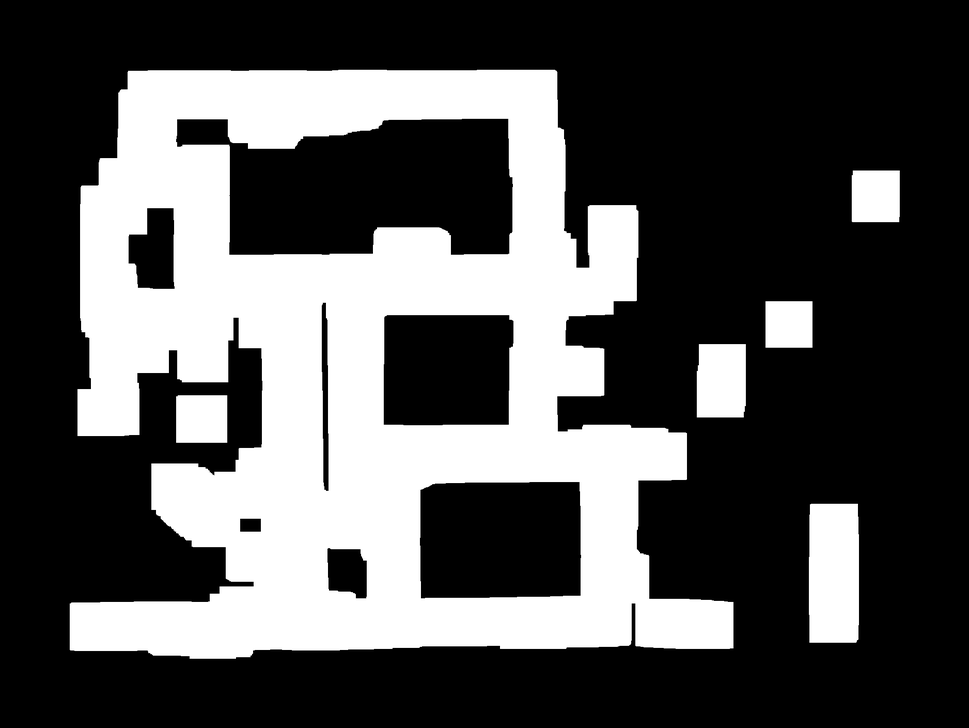
#> input picture  03 dilatedImage.png, 969 x 728 px, shrunk from 1876 x 1409 before the run
$ python -i subsidiary.py   (imports and definitions only)
#> lines starting #> are read from the running program, lines starting #| are printed output that depends on the picture; after the words box and inside, x2 and y2 are one past the last pixel; in counts of white or black regions, pixels touching at a corner belong together
#> further down, picture is the input picture: shape (728, 969, 3); min 0, max 255, mean 81.9
#!/usr/bin/env python
# -*- coding: utf-8 -*-
# @Time : 2024/11/1 下午2:27
# @Author : WanYao Zhang
import cv2
import numpy as np
import math

def distance(point1, point2):
    return np.sqrt((point1[0] - point2[0]) ** 2 + (point1[1] - point2[1]) ** 2)


def angle_difference(line1, line2):
    def line_angle(line):
        dx = line.end[0] - line.start[0]
        dy = line.end[1] - line.start[1]
        return math.atan2(dy, dx)
    angle1 = math.degrees(line_angle(line1))
    if angle1 < 0:
        angle1 += 180
    angle2 = math.degrees(line_angle(line2))
    if angle2 < 0:
        angle2 += 180
    return abs(angle1 - angle2)

# Perform Canny edge detection and find contours
def find_max_contour(image, threshold1=50, threshold2=200):
    '''
    Find the edge points of the outline to prevent unexpected situations and look for the largest edge points。
    '''
#> called with threshold1 = 50, threshold2 = 200
    gray = cv2.cvtColor(image, cv2.COLOR_BGR2GRAY)
    edges = cv2.Canny(gray, threshold1, threshold2)
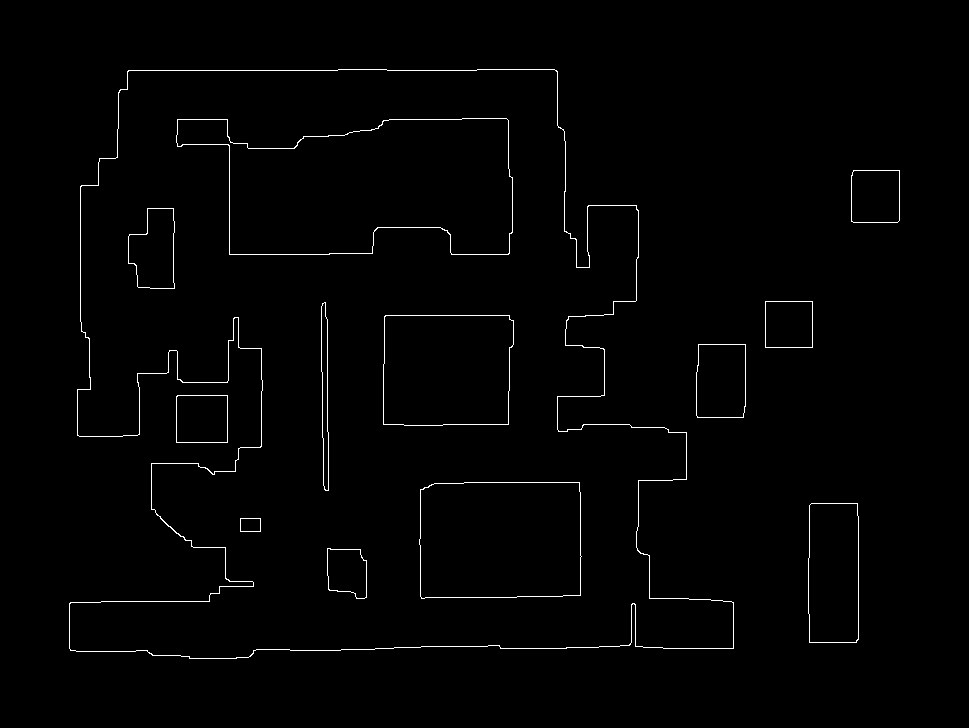
#> edges: shape (728, 969); 1.1% white in thin lines or dots, all inside (x1, y1, x2, y2) = (69, 69, 900, 659)
    contours, _ = cv2.findContours(edges, cv2.RETR_EXTERNAL, cv2.CHAIN_APPROX_NONE)
#> contours = 6 contours; box (x1, y1, x2, y2) and area: (69, 69, 734, 659) 281044, (808, 503, 859, 643) 6848, (696, 344, 746, 418) 3512, (851, 170, 900, 223) 2486, (176, 395, 228, 443) 2396, (765, 301, 813, 348) 2162
    if len(contours) > 0:
        max_contour = max(contours, key=cv2.contourArea)
#> max_contour = contour of 3815 points, box (x1, y1, x2, y2) (69, 69, 734, 659), area 281044
        if len(max_contour) <= 100:
            edges = cv2.Canny(gray, threshold1=50, threshold2=150)
            contours, _ = cv2.findContours(edges, cv2.RETR_EXTERNAL, cv2.CHAIN_APPROX_SIMPLE)
            max_contour = max(contours, key=cv2.contourArea)

    else:
        edges = cv2.Canny(gray, threshold1=50, threshold2=150)
        contours, _ = cv2.findContours(edges, cv2.RETR_EXTERNAL, cv2.CHAIN_APPROX_SIMPLE)
        if len(contours) > 0:
            max_contour = max(contours, key=cv2.contourArea)
        else:
            max_contour = contours[0]
    return max_contour

>>> import cv2
>>> picture = cv2.imread('../ 03 dilatedImage.png')
>>> result = find_max_contour(picture)
#> result has the same summary as max_contour in find_max_contour
